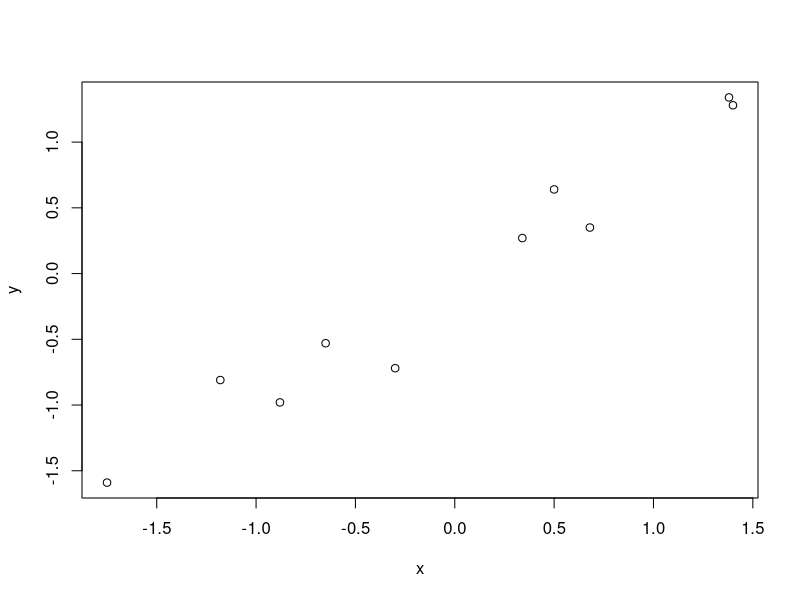
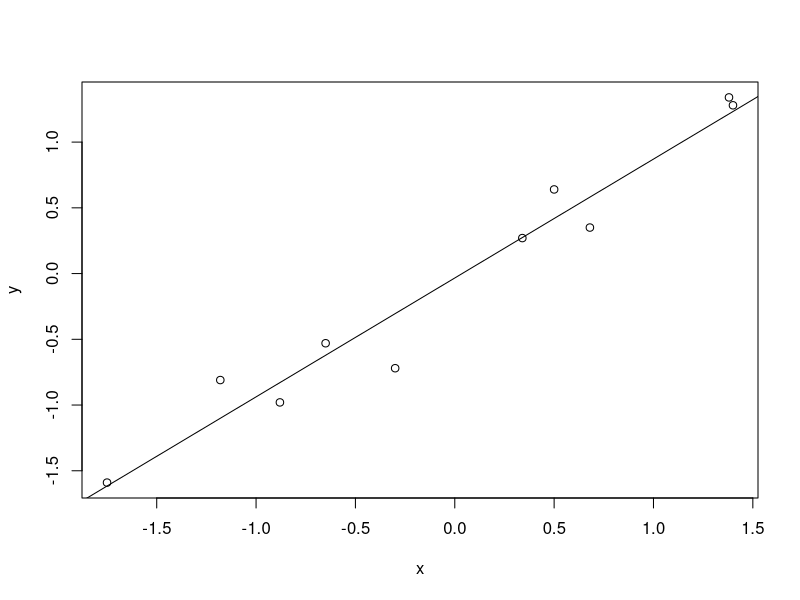
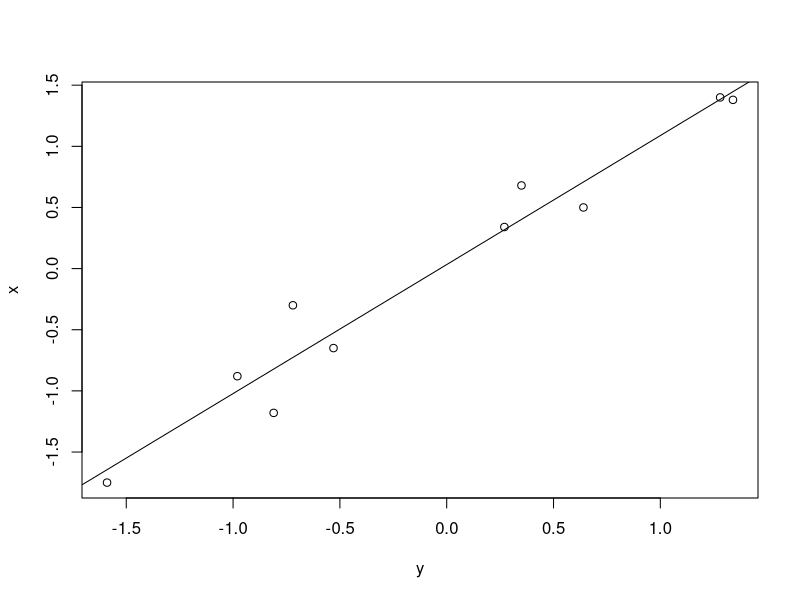

The R source for these figures, in order:
## ---- chunk 1
knitr::opts_chunk$set(echo = TRUE)
## ---- chunk 2
y = c(0.27,1.34,-0.53,0.35,1.28,-0.98,-0.72,-0.81,0.64,-1.59)
x = c(0.34,1.38,-0.65,0.68,1.40,-0.88,-0.30,-1.18,0.50,-1.75)
plot(x,y)
## ---- chunk 3
mod1 = lm(y~x)
summary(mod1)
plot(x,y)
abline(mod1)
## ---- chunk 4
mod2 = lm(x~y)
summary(mod2)
plot(y,x)
abline(mod2)
